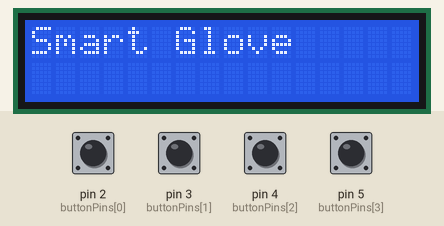
The sketch below on a simulated Arduino Uno, built with avr-gcc and run on an emulated ATmega328P. On the bench: 16×2 character LCD. The test bench sets the inputs (shaded band); at power-on: pin 2 (buttonPins[0]), pin 3 (buttonPins[1]), pin 4 (buttonPins[2]), pin 5 (buttonPins[3]) LOW. What the sketch prints to the serial monitor is not drawn.

Above: at 0.1 s.
2.8 s: pin 2 (buttonPins[0]) pulled HIGH for 0.15 s
At 3.01 s:
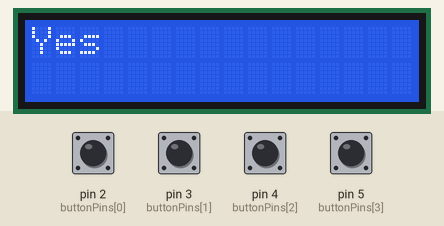
4.5 s: pin 3 (buttonPins[1]) pulled HIGH for 0.15 s
At 4.67 s:
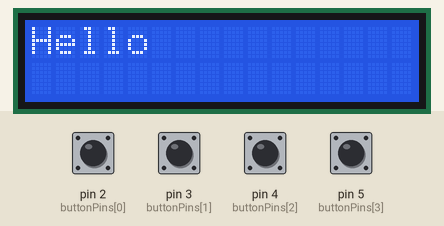
6.2 s: pin 4 (buttonPins[2]) pulled HIGH for 0.15 s
At 6.34 s:
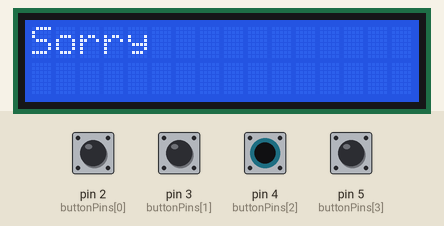
7.9 s: pin 5 (buttonPins[3]) pulled HIGH for 0.15 s
At 8.0 s:
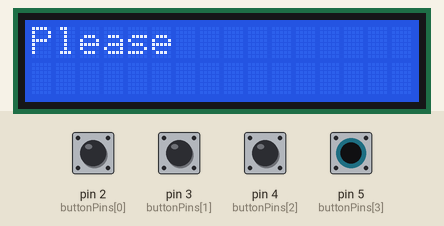
9.5 s: pin 2 (buttonPins[0]) driven HIGH and pin 3 (buttonPins[1]) driven HIGH and pin 4 (buttonPins[2]) driven HIGH and pin 5 (buttonPins[3]) driven HIGH
At 10.3 s:
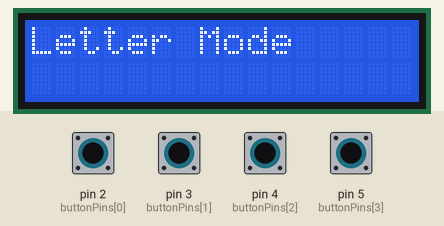
12.5 s: pin 2 (buttonPins[0]) driven LOW
At 13.8 s:
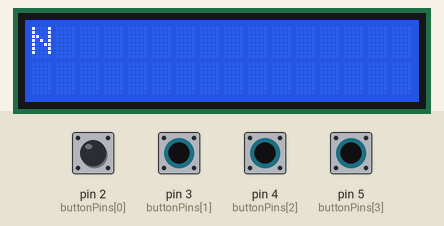
Timing chart, 0 to 15.1 s (numbered marks = the images above; inputs shaded):
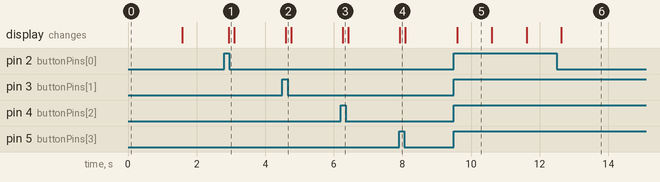

Measured:
- after the input at 2.8 s, the display: changes after 0.14 s (image 1)
- after the input at 4.5 s, the display: changes after 0.10 s (image 2)
- after the input at 6.2 s, the display: changes after 0.06 s (image 3)
- after the input at 7.9 s, the display: changes at once (image 4)
- after the input at 9.5 s, the display: changes after 0.10 s (image 5)
- after the input at 12.5 s, the display: changes after 0.13 s (image 6)
- what the display in image 5 shows lasts 1.0 s, from 9.6 s to 10.6 s

The sketch:

smartglove_buttons.ino
```cpp
#include <Wire.h>
#include <LiquidCrystal_I2C.h>

// LCD I2C
LiquidCrystal_I2C lcd(0x27, 16, 2);

// BUTTONS
int buttonPins[4] = {2, 3, 4, 5};

// MODE
bool isWordMode = true;

// DATA
String lastMessage = "";
String sentence = "";
String lastSentenceSent = "";
int previousCode = -1;

// WORD MODE
String words[16] = {
  "", "Yes", "Hello", "Nurse",
  "Sorry", "Medicine", "Doctor", "Hot",
  "Please", "Cold", "Goodbye", "Help",
  "Hungry", "Pain", "Bathroom", "Sleep"
};

// LETTER MODE
String letters[16] = {
  "", "A", "B", "C",
  "D", "E", "F", "G",
  "H", "I", "J", "K",
  "L", "M", "N", "O"
};

// GET BUTTON COMBO
int getGestureID() {
  int mask = 0;
  for (int i = 0; i < 4; i++) {
    if (digitalRead(buttonPins[i]) == HIGH) {
      mask |= (1 << i);
    }
  }
  return mask;
}

void setup() {
  Serial.begin(9600);
  lcd.init();
  lcd.backlight();

  for (int i = 0; i < 4; i++) {
    pinMode(buttonPins[i], INPUT); // pull-down
  }

  lcd.setCursor(0, 0);
  lcd.print("Smart Glove");
  delay(1500);
  lcd.clear();
}

void loop() {
  int code = getGestureID();

  // Count pressed buttons
  int pressedCount = 0;
  for (int i = 0; i < 4; i++) {
    if (digitalRead(buttonPins[i]) == HIGH) {
      pressedCount++;
    }
  }

  // MODE TOGGLE
  if (pressedCount == 4) {
    isWordMode = !isWordMode;

    lcd.clear();
    lcd.setCursor(0, 0);

    if (isWordMode) {
      lcd.print("Word Mode");
    } else {
      lcd.print("Letter Mode");
      sentence = "";
    }

    delay(1000);
    previousCode = -1;
    lastMessage = "";
    lastSentenceSent = "";
    return;
  }

  // WORD MODE
  if (isWordMode) {
    String message = words[code];

    if (message != lastMessage) {
      lcd.clear();
      lcd.setCursor(0, 0);
      lcd.print(message);
      lastMessage = message;


      if (message != "") {
        Serial.print(message);
      }
    }
  }

  // LETTER MODE
  else {
    if (code != 0 && code != previousCode) {

      if (code == 1) {
        sentence += " ";
      }
      else if (code == 2) {
        sentence = "";
        lcd.clear();
        previousCode = code;
        delay(300);
        return;
      }
      else {
        sentence += letters[code];
      }

      // Display
      lcd.clear();
      lcd.setCursor(0, 0);
      lcd.print(sentence.substring(0, 16));

      if (sentence.length() > 16) {
        lcd.setCursor(0, 1);
        lcd.print(sentence.substring(16, 32));
      }

      if (sentence != lastSentenceSent) {
        Serial.print(sentence);
        lastSentenceSent = sentence;
      }
    }
  }

  previousCode = code;
  delay(150); // debounce
}
```
